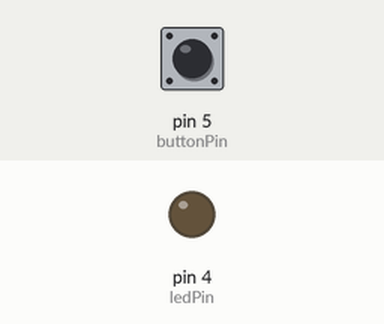
Simulated run of this sketch. Board: Arduino Uno, built with avr-gcc and run on an emulated ATmega328P. Shown: output pins drawn as LEDs (lit = HIGH). The inputs (shaded band) are chosen by the test bench; at power-on: pin 5 (buttonPin) LOW.

Above: at 1.2 s.
1.3 s: pin 5 (buttonPin) pulled HIGH for 0.15 s
At 1.37 s:
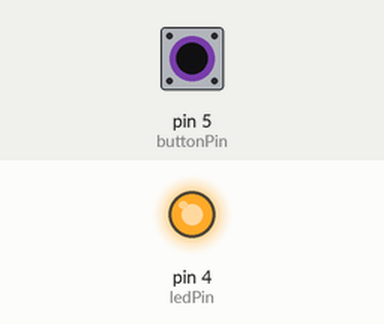
2.9 s: pin 5 (buttonPin) pulled HIGH for 3.2 s
At 7.5 s:
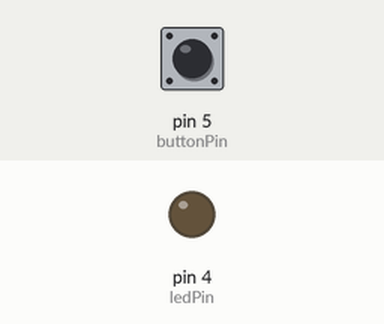
Timing chart, 0 to 9.0 s (numbered marks = the images above; inputs shaded):
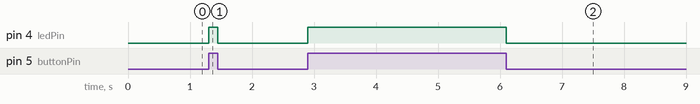

The sketch:

Button.ino
```cpp
// Basic Button controlls LED setup to test basiuc functions of a board


const int buttonPin = 5;     // the number of the pushbutton pin
const int ledPin =  4;      // the number of the LED pin

// variables will change:
int buttonState = 0;         // variable for reading the pushbutton status

void setup() {
  // initialize the LED pin as an output:
  pinMode(ledPin, OUTPUT);
  // initialize the pushbutton pin as an input:
  pinMode(buttonPin, INPUT);
  // Open Serial connection
}

void loop() {
  // read the state of the pushbutton value:
  buttonState = digitalRead(buttonPin);

  // check if the pushbutton is pressed. If it is, the buttonState is HIGH:
  if (buttonState == HIGH) {
    // turn LED on:
    digitalWrite(ledPin, HIGH);
  } else {
    // turn LED off:
    digitalWrite(ledPin, LOW);
  }
}
```

Measured:
- after the input at 1.3 s, pin 4 (ledPin): LOW → HIGH at once, → LOW 0.15 s later
- after the input at 2.9 s, pin 4 (ledPin): LOW → HIGH at once, → LOW 3.2 s later
